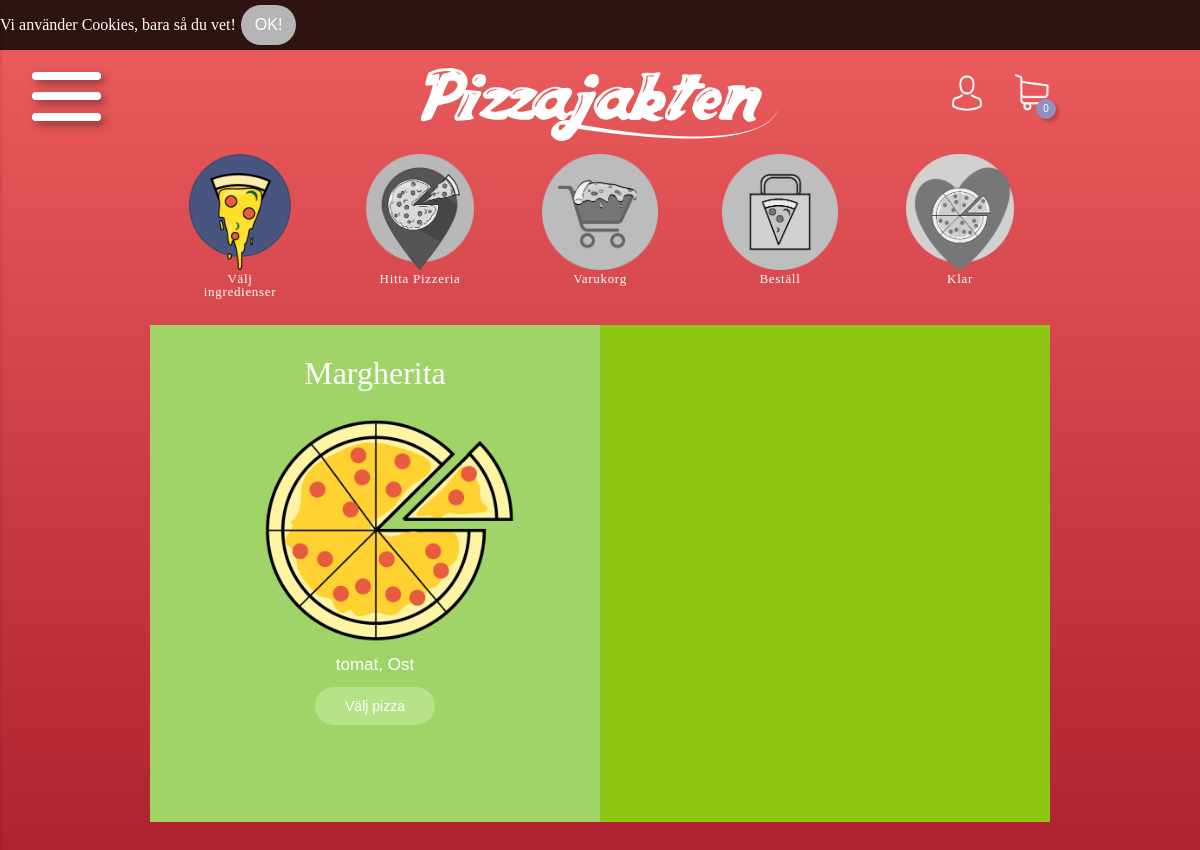
/pizza.php?pizza=1, run on an earlier commit of the app's database.
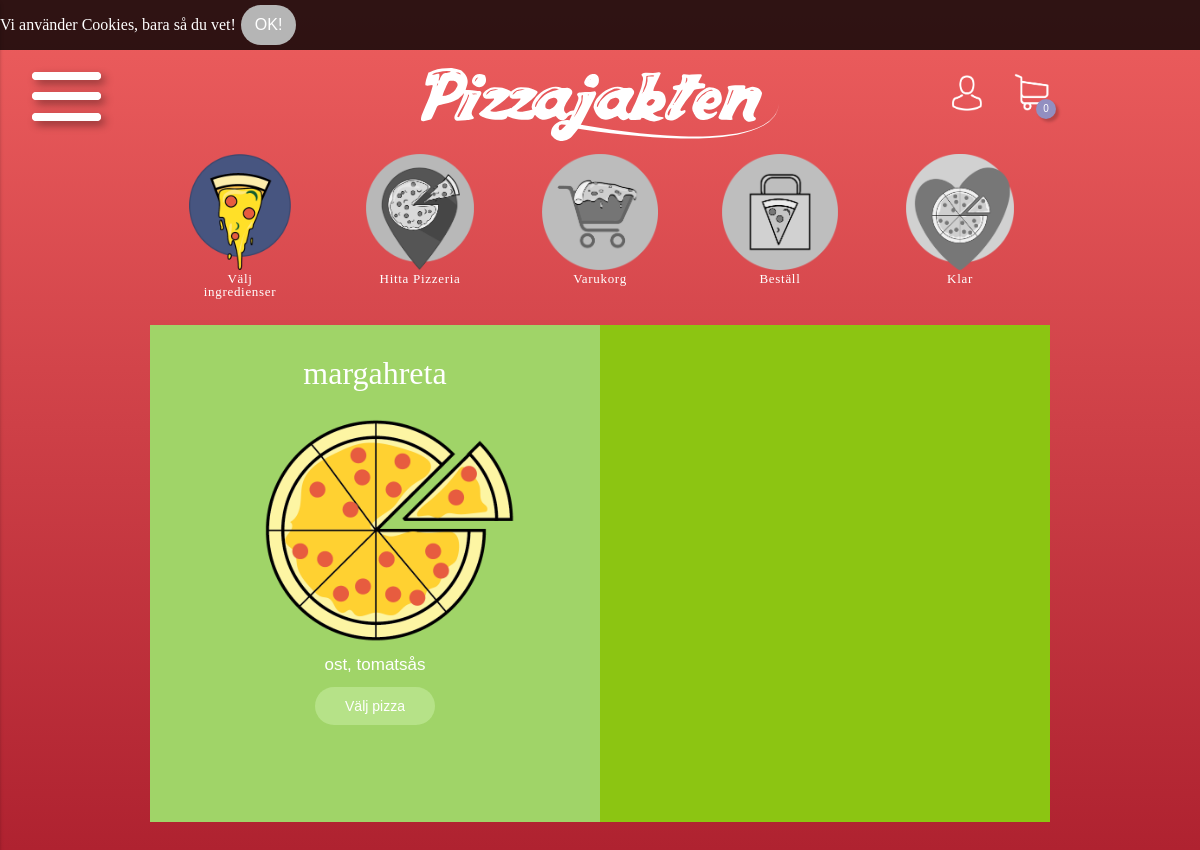
And on a later commit of the database.
### tables this page shows
CREATE TABLE IF NOT EXISTS `pizzorinpizzeria` (
  `id` int(4) NOT NULL AUTO_INCREMENT,
  `name` varchar(255) NOT NULL,
  `pizzeria` int(4) NOT NULL,
  `pizzanr` int(4) NOT NULL,
  `pris` int(4) NOT NULL,
  `favorits` int(5) NOT NULL,
  `orders` int(5) NOT NULL,
  PRIMARY KEY (`id`),
  KEY `pizzorInPizzeria_fk0` (`pizzeria`),
  CONSTRAINT `pizzorInPizzeria_fk0` FOREIGN KEY (`pizzeria`) REFERENCES `pizzerior` (`id`) ON DELETE CASCADE ON UPDATE CASCADE
);

### function.php (called while the page is built, shortened)
<?php
function test_input($data) {
	$data = trim($data);
	$data = stripslashes($data);
	$data = htmlspecialchars($data);
	$conn = connect_to_db();
	$data = mysqli_real_escape_string ( $conn , $data );
	return $data;
}
function connect_to_db(){
	$conn = mysqli_connect(HOST, USER, PASSWORD, DATABASE) or die(mysqli_error());
	return $conn;
}
?>

### pizza.php (the view, shortened to what this page needs)
<?php
	include 'header.php';
	if (isset($_GET['pizza'])) {
		$pizza = test_input($_GET['pizza']);
		$conn = connect_to_db();
        $sql = "SELECT pizzerior.*, pizzorinpizzeria.*, Group_CONCAT(ingredienseronpizza.ingrediens) as ingredienser FROM ingredienseronpizza, pizzorinpizzeria, pizzerior
        WHERE pizzorinpizzeria.pizzeria = pizzerior.id AND ingredienseronpizza.pizza = pizzorinpizzeria.id AND pizzorinpizzeria.id = ? GROUP BY ingredienseronpizza.pizza LIMIT 1";
        $stmt = $conn->prepare($sql);
        $stmt->bind_param("i", $pizza);
        $stmt->execute();
        $result = $stmt->get_result();
        if ($result->num_rows > 0) {
                while($row = $result->fetch_assoc()) {
                	$pizza = $row;
            }
        }
        $ing = explode(",", $pizza['ingredienser']);
        $ing = implode(", ", $ing);
	}
?>
<main class="left pizzerior">
         <h1><?php echo $pizza['name']; ?></h1>
        <img src="images/pizza7.png">
        <h3><?php echo $ing; ?></h3>
        <form action="varukorg.php" method="POST">
            <input type="submit" name="Välj denna" value="Välj pizza">
        </form>
</main>
<main class="right pizzerior">
    <div id="map"></div>
</main>
<?php
	include 'footer.php';
?>

What changed in the data, as far as the page shows it:
changed pizzorinpizzeria: name "Margherita" → "margahreta"
Also different on the page:
$ing: "tomat, Ost" → "ost, tomatsås"
